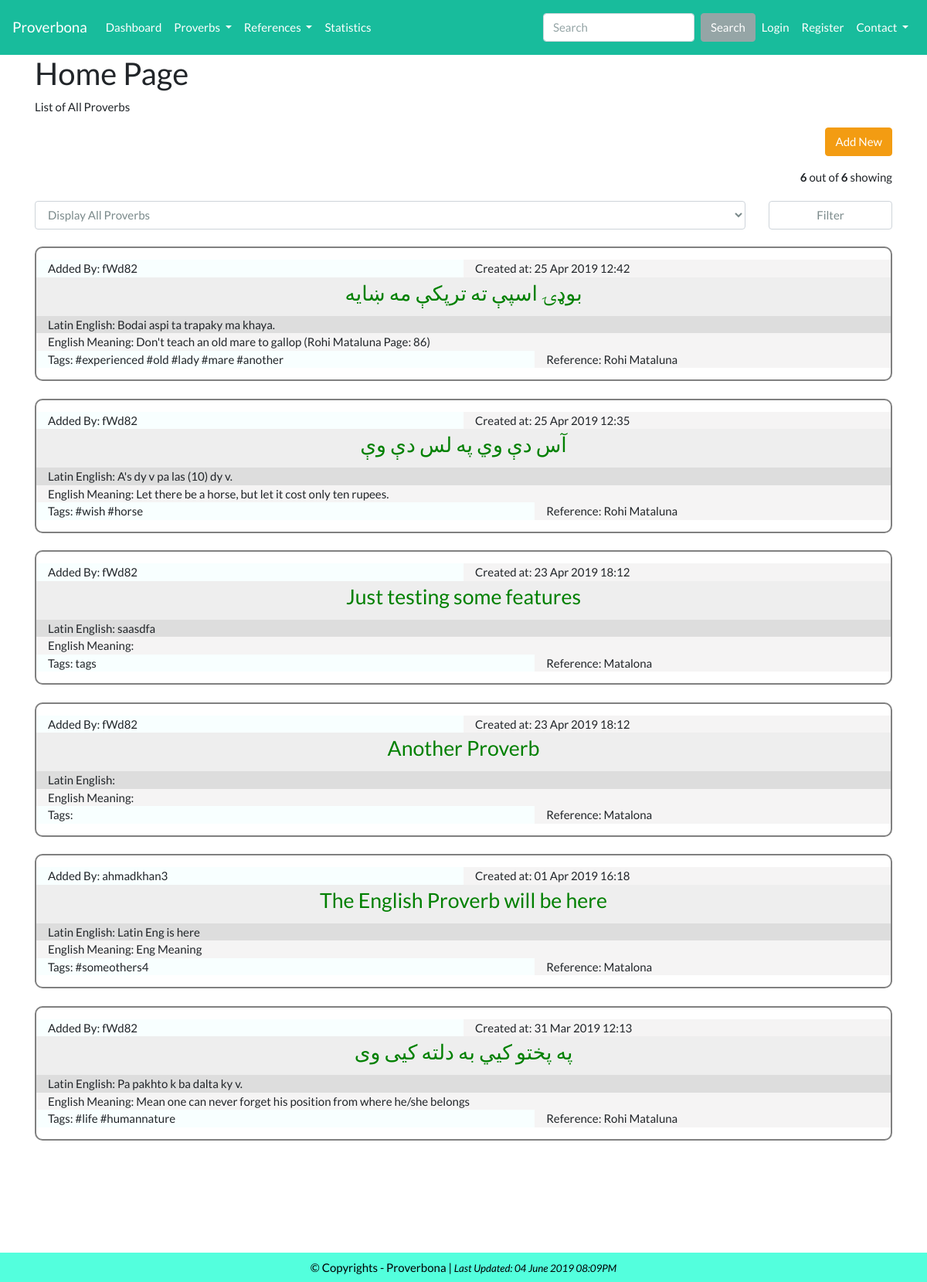
Before: / with the older database file.
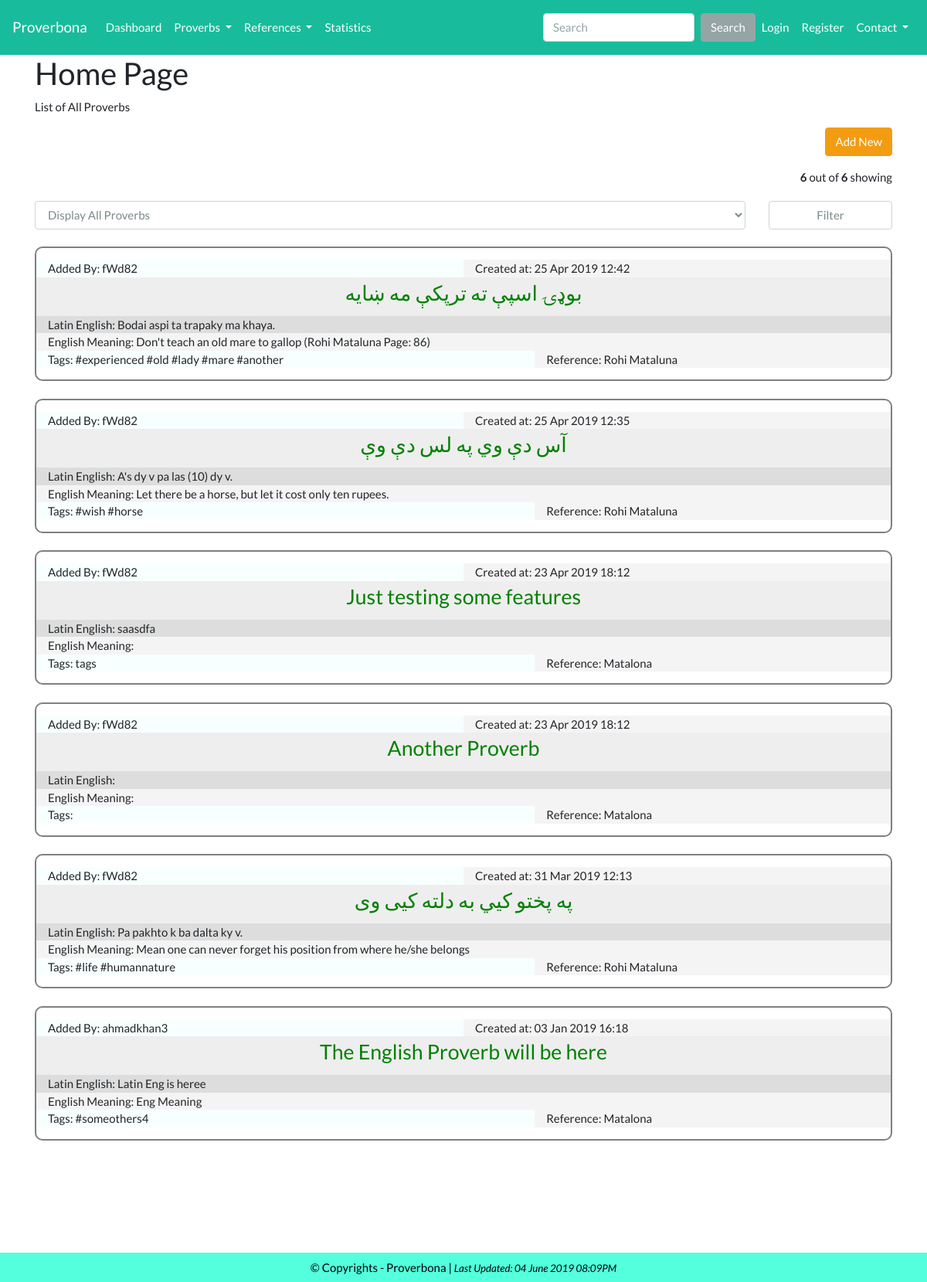
After: the same page with the newer database file.
### tables this page shows
CREATE TABLE `table_proverb` (
  `proverb_id` int(11) NOT NULL,
  `proverb_lang` int(11) DEFAULT NULL,
  `proverb_statement` text NOT NULL,
  `proverb_latin_eng` mediumtext,
  `proverb_introduction` text,
  `proverb_eng_meaning` mediumtext,
  `proverb_history` text,
  `proverb_reference` int(11) NOT NULL,
  `proverb_tags` varchar(45) DEFAULT NULL,
  `proverb_addedby` int(11) DEFAULT NULL,
  `proverb_contributors` int(11) DEFAULT NULL,
  `proverb_is_protected` tinyint(1) NOT NULL DEFAULT '0',
  `proverb_timestamp` timestamp NULL DEFAULT CURRENT_TIMESTAMP,
  `proverb_last_updated` timestamp NOT NULL DEFAULT CURRENT_TIMESTAMP ON UPDATE CURRENT_TIMESTAMP
);

CREATE TABLE `table_user` (
  `user_id` int(11) NOT NULL,
  `user_fullname` varchar(45) DEFAULT NULL,
  `user_email` varchar(45) NOT NULL,
  `user_name` varchar(45) NOT NULL,
  `user_password` varchar(45) DEFAULT NULL,
  `user_nativelang` int(11) DEFAULT NULL,
  `user_otherlang` mediumtext,
  `user_country` varchar(45) DEFAULT NULL,
  `user_address` mediumtext,
  `user_department` varchar(45) DEFAULT NULL,
  `user_bio` mediumtext,
  `user_type` varchar(255) NOT NULL DEFAULT 'user',
  `user_can_contribute` tinyint(4) NOT NULL DEFAULT '1',
  `user_timestamp` timestamp NULL DEFAULT CURRENT_TIMESTAMP,
  `user_last_updated` timestamp NOT NULL DEFAULT CURRENT_TIMESTAMP ON UPDATE CURRENT_TIMESTAMP
);

CREATE TABLE `table_reference` (
  `reference_id` int(11) NOT NULL,
  `reference_lang` int(11) DEFAULT NULL,
  `reference_title` mediumtext,
  `reference_category` varchar(45) DEFAULT NULL,
  `reference_author` varchar(45) DEFAULT NULL,
  `reference_introduction` mediumtext,
  `reference_published_year` varchar(45) DEFAULT NULL,
  `reference_img_path` text,
  `reference_addedby` int(11) DEFAULT NULL,
  `reference_timestamp` timestamp NULL DEFAULT CURRENT_TIMESTAMP,
  `reference_last_updated` timestamp NOT NULL DEFAULT CURRENT_TIMESTAMP ON UPDATE CURRENT_TIMESTAMP
);

### application/controllers/Proverb.php (called while the page is built, shortened)
<?php
    class Proverb extends CI_Controller{
        public function index(){
            $this->load->library('pagination');
                $config['per_page']         = 10;
            $all_proverbs = $this->Proverbs_model->proverb_list($config['per_page'], $this->uri->segment(3));
            $total_all_proverbs = $this->Proverbs_model->num_rows_proverbs();
            $this->load->view('public/home', ['all_proverb1'=>$all_proverbs, 'total_all_proverbs'=>$total_all_proverbs]);
        }
        public function __construct(){
            $this->load->model('Proverbs_model');
            $this->load->model('User_model');
        }
}

### index.php (called while the page is built, shortened)
<?php
require_once BASEPATH.'core/CodeIgniter.php';

### application/models/Proverbs_model.php (called while the page is built, shortened)
<?php
    class Proverbs_model extends CI_Model{
        public function proverb_list($limit, $offset){
            $query = $this->db
                                ->select(['proverb_id','proverb_statement', 'proverb_tags', 'proverb_latin_eng', 'proverb_eng_meaning', 'table_reference.reference_title', 'table_user.user_name', 'proverb_timestamp'])
                                ->from('table_proverb')
                                ->order_by('proverb_timestamp', 'DESC')
                                ->join('table_user', 'table_proverb.proverb_addedby = table_user.user_id')
                                ->join('table_reference', 'table_proverb.proverb_reference = table_reference.reference_id')
                                ->limit($limit, $offset)
                                ->get();
            return $query->result();
        }
}

### application/views/public/home.php (the view, shortened to what the changed rows need)
<?php
if ($this->session->userdata('login_id')) {
    include(__DIR__ . '../../admin/admin_header.php');
}else{include('public_header.php');}
?>
<div class="container">
    <h2>Home Page</h2>
<br>
    <?php if (count($all_proverb1)):?>
        <?php foreach ($all_proverb1 as $all_proverbss): ?>
            <div class="smthing">
                <div class="row">
                    <div class="col col-lg-6" style="background:rgb(248, 255, 255)">Added By:  <?= $all_proverbss->user_name; ?> </div>
                    <div class="col col-lg-6" style="background:rgb(245, 244, 244)">Created at: <?= date('d M Y H:i', strtotime($all_proverbss->proverb_timestamp)); ?></div>
                </div>
                <div class="row">
                    <div class="col col-12" style="background:#eee; height: 50px; text-align: center; font-size: 20pt"> <?= anchor(base_url('proverb/proverb_detail') . "/{$all_proverbss->proverb_id}", $all_proverbss->proverb_statement); ?> </div>
                </div>
                <div class="row">
                    <div class="col col-lg-12" style="background:rgb(221, 221, 221)">Latin English: <?= $all_proverbss->proverb_latin_eng; ?> </div>
                </div>
                <div class="row">
                    <div class="col col-lg-12" style="background:rgb(245, 244, 244)">English Meaning: <?= $all_proverbss->proverb_eng_meaning; ?></div>
                </div>
                <div class="row">
                    <div class="col col-7" style="background:rgb(248, 255, 255)">Tags: <?= $all_proverbss->proverb_tags; ?> </div>
                    <div class="col col-5" style="background:rgb(245, 244, 244)">Reference: <?= $all_proverbss->reference_title; ?> </div>
                </div>
            </div>
             <br>
        <?php endforeach; ?>
    <?php endif; ?>
</div>
<br><br><br><br><br>
<?php include('public_footer.php'); ?>

Changed rows visible on the page:
changed table_proverb "په پختو کيي به دلته کیی وی": moves up the list
changed table_proverb "The English Proverb will be here": proverb_timestamp "01 Apr 2019 16:18" → "03 Jan 2019 16:18"; proverb_latin_eng "Latin Eng is here" → "Latin Eng is heree"
